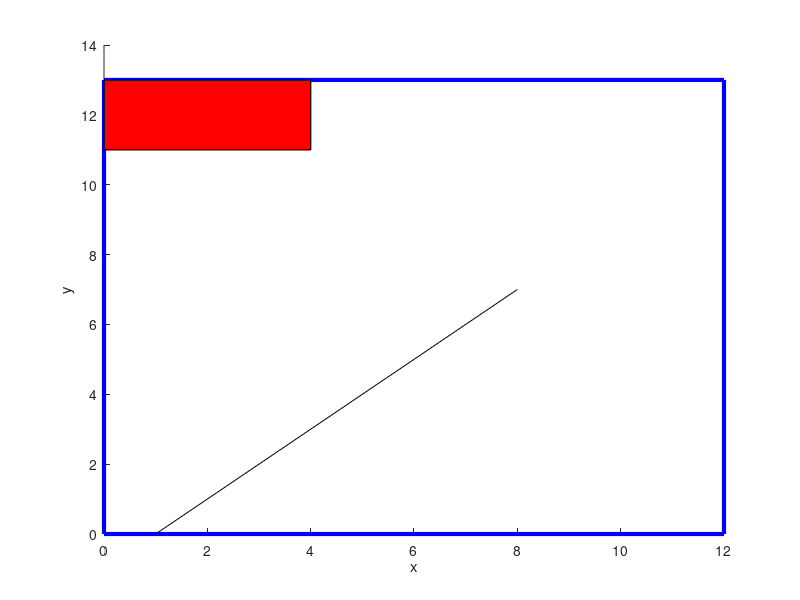

MATLAB code for this plot:
function drawPoolEnviroment()
    poolXLims = [0 12]';
    poolYLims = [0 13]';
    rampXLims = [0 4]';
    rampYLims = [11 13]';
    controlLine = [1 0; 8 7]; 
    %Draw the pool area
    hold on
    plot([poolXLims(1), poolXLims(1), poolXLims(2), poolXLims(2), poolXLims(1)], ...
        [poolYLims(1), poolYLims(2), poolYLims(2), poolYLims(1), poolYLims(1)],...
        'b' , 'LineWidth', 3)
    %Draw the ramp
    fill([rampXLims(1), rampXLims(1), rampXLims(2), rampXLims(2), rampXLims(1)], ...
        [rampYLims(1), rampYLims(2), rampYLims(2), rampYLims(1), rampYLims(1)],...
        'r' , 'LineWidth', 1)
    xlabel('x')
    ylabel('y')
    plot(controlLine(:,1), controlLine(:,2), 'k');
    hold off
end